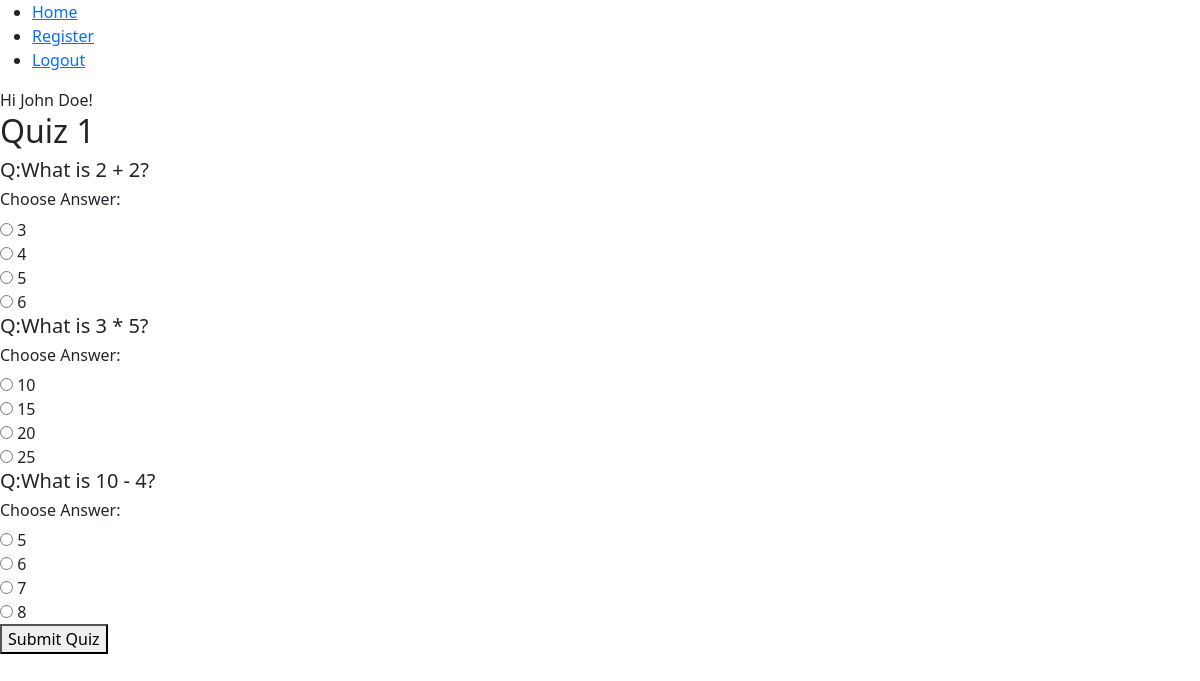
Screenshot of /quiz/1 (signed in) with the database file from the repository.
### app/models.py (models this page shows, shortened)
class User(db.Model, UserMixin):
    id = db.Column(db.Integer, primary_key=True)
    username = db.Column(db.String(80), unique=True, nullable= False)
    password_hash = db.Column(db.String(200),nullable=False)
    fullname = db.Column(db.String(100),nullable=False)
    qualification = db.Column(db.String)
    dob = db.Column(db.Date)
    scores = db.relationship('Score', backref = 'user', lazy=True)

class Quiz(db.Model):
    id = db.Column(db.Integer, primary_key=True)
    name = db.Column(db.String(100), nullable=False)
    date_of_quiz = db.Column(db.DateTime)
    time_duration = db.Column(db.Integer,nullable=False)
    chapter_id = db.Column(db.Integer,db.ForeignKey('chapter.id'), nullable=False)
    questions = db.relationship('Question', backref='quiz', lazy=True)

class Question(db.Model):
    id = db.Column(db.Integer, primary_key=True)
    question_statement = db.Column(db.Text)
    option1 = db.Column(db.String(200),nullable=False)
    option2 = db.Column(db.String(200),nullable=False)
    option3 = db.Column(db.String(200),nullable=False)
    option4 = db.Column(db.String(200),nullable=False)
    correct_option = db.Column(db.Integer, nullable=False)
    quiz_id = db.Column(db.Integer, db.ForeignKey('quiz.id'), nullable=False)

### app/routes.py (the view, shortened to what this page needs)
@app.route("/quiz/<int:quiz_id>", methods=['GET', 'POST'])
@login_required
def attempt_quiz(quiz_id):
    quiz = Quiz.query.get_or_404(quiz_id)
    questions = quiz.questions
    return render_template("attempt_quiz.html", quiz=quiz, questions = questions)

### app/routes.py (called while the page is built)
@login_manager.user_loader
def load_user(user_id):
    return User.query.get(user_id)

### app/templates/attempt_quiz.html (shortened to what this page needs)
{% extends 'layout.html' %}
{% block content %}
    <h2>{{quiz.name}}</h2>
    <form method="POST">
        <div>
            {% for question in questions %}
            <div>
                <h5>Q:{{question.question_statement}}</h5>
                <h6>Choose Answer:</h6>
                <div>
                    <input type="radio" name="question_{{question.id}}" value="1">
                    <label>{{ question.option1 }}</label>
                </div>
                <div>
                    <input type="radio" name="question_{{question.id}}" value="2">
                    <label>{{ question.option2 }}</label>
                </div>
                <div>
                    <input type="radio" name="question_{{question.id}}" value="3">
                    <label>{{ question.option3 }}</label>
                </div>
                <div>
                    <input type="radio" name="question_{{question.id}}" value="4">
                    <label>{{ question.option4 }}</label>
                </div>
            </div>
            {%endfor%}
        </div>
        <button type="submit">Submit Quiz</button>
    </form>
{% endblock %}

### app/templates/layout.html (shortened to what this page needs)
<!doctype html>
<html>
  <head>
    {% block head %}
    <link href="https://cdn.jsdelivr.net/npm/bootstrap@5.3.3/dist/css/bootstrap.min.css" rel="stylesheet">
    <link rel="stylesheet" href="https://cdnjs.cloudflare.com/ajax/libs/font-awesome/6.7.2/css/all.min.css" />
    {% endblock %}
  </head>
  <body>
    <ul>
        <li><a href ="{{url_for('home')}}">Home</a></li>
        <li><a href = "{{url_for('register')}}">Register</a></li>
        {% if current_user.is_authenticated %}
        <li><a href = "{{url_for('logout')}}">Logout</a></li>
        {% else %}
        <li><a href = "{{url_for('login')}}">Login</a></li>
        {% endif %}
    </ul>
    <div id="content">
      {% if current_user.is_authenticated %}
      Hi {{ current_user.fullname }}!
      {% endif %}
        {% block content %}{% endblock %}
    </div>
  </body>
</html>

### rows the page displays
User: fullname "John Doe"
Quiz: name "Quiz 1"
Question: question_statement "What is 2 + 2?", option1 "3", option2 "4", option3 "5", option4 "6"
Question: question_statement "What is 3 * 5?", option1 "10", option2 "15", option3 "20", option4 "25"
Question: question_statement "What is 10 - 4?", option1 "5", option2 "6", option3 "7", option4 "8"
